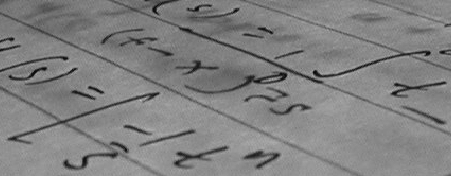
//> input picture Bilder/Corner.jpg, 451 x 176 px, given in place of , which was not available
$ ./main   (built with g++ and OpenCV 4)
//> lines starting //> are read from the running program, lines starting //| are printed output that depends on the picture; pictures that were not available may be replaced by others from this repository, and a replacement may not be noted
### openCV-Praktika1-2/main.h
#ifndef MAIN_H
#define MAIN_H

#include "opencv2/imgproc/imgproc.hpp"
#include "opencv2/highgui/highgui.hpp"
#include "opencv2/calib3d/calib3d.hpp"

#include <stdio.h>
#include <iostream>

#define PI 3.14159265

using namespace cv;

//Images
static Mat SOURCE_IMAGE;
static Mat CAMERA_IMAGE(512, 512, CV_8UC4);
static Mat AFFINE_IMAGE(512, 512, CV_8SC4);
//Corner points
static vector<Point2f> SOURCE_POINTS_ORIG;
static vector<Point2f> SOURCE_POINTS_SHIFT;
static vector<Point2f> CAMERA_IMAGE_POINTS;
//Other
static const int ALPHA = 100;
static int U0, V0;
static Mat INTRINSIC_CAM_PAR_MAT = Mat_<double>(3, 3);


//Method that fill all variables
void fillVariables(Mat& rotMat);

//Method that calculate both transformations
static void onTrackbarCam(int, void* userdata);
//Method that calculate the affine transformation
static void onTrackbarAff(int, void* userdata);
//Method that calculate the new rotation matrix
static void onTrackbarRotMat(int, void* userdata);

//Method that calculate the image inside the camera
void calcCameraImage(int, void* userdata);
//Method that calculate the camera position
void calcCameraPosition(int, void* userdata);
//Method that calculate the affine transformation
void calcAffineTransformation(int, void* userdata);

//Main method
int main( int argc, const char** argv );

#endif // MAIN_H

### openCV-Praktika1-2/main.cpp
#include <main.h>

int main( int argc, const char** argv ) {
    /*------------- initialization ------------*/
    String sourceName;
    Vec3i spherCoord (0, 0, 0);
    Point3d camPos;
    Vec3i affineTrans (0, 0, 1);
    Mat rotMat = Mat_<double>(3, 3);
    const char* keyMap;
    /*-----------------------------------------*/

    Vec<void*, 4> data (&spherCoord, &camPos, &rotMat, &affineTrans);

    //Standard image that will be used if dont exist arguments
    keyMap = "{1       |   |../Bilder/prep-for-grilling.jpg }";

    //Reading the Callingarguments
    CommandLineParser parser(argc, argv, keyMap);
    sourceName = parser.get<String>("1");

    //Creating the images and testing if it is empty or not
    SOURCE_IMAGE = imread(sourceName);
//> SOURCE_IMAGE is the input picture: 176 rows x 451 cols, CV_8UC3; min 10, max 197, mean 129.3
    if(SOURCE_IMAGE.empty()) {
        printf("Cannot read the image %s\n", sourceName.c_str());
        return -1;
    }

    fillVariables(rotMat);

    //Creating the original image window
    namedWindow("Original Image", 0);
    imshow("Original Image", SOURCE_IMAGE);
    //Creating the affine transformation window
    namedWindow("Affine Transformation");
    //Creating the camera window
    namedWindow("Camera Image");

    //Adding the trackbars for the spherical coordinates
    createTrackbar("radius", "Camera Image", &(spherCoord.val[0]), ALPHA * 15, onTrackbarCam, &data);
//> slider 'radius' is set to 100
    createTrackbar("theta ", "Camera Image", &(spherCoord.val[1]), 90, onTrackbarRotMat, &data);
//> slider 'theta ' is set to 30
    createTrackbar("rho   ", "Camera Image", &(spherCoord.val[2]), 360, onTrackbarRotMat, &data);
//> slider 'rho   ' is set to 100
    //Adding the trackbars for the affine transformation
    createTrackbar("alpha", "Affine Transformation", &(affineTrans.val[0]), 360, onTrackbarAff, &data);
//> slider 'alpha' is set to 100
    createTrackbar("beta ", "Affine Transformation", &(affineTrans.val[1]), 360, onTrackbarAff, &data);
//> slider 'beta ' is set to 100
    createTrackbar("lamda", "Affine Transformation", &(affineTrans.val[2]), 15, onTrackbarAff, &data);

    waitKey();
//> in calcCameraImage, `warpPerspective(SOURCE_IMAGE, sourceWarped, homography, Size(512, 512));`:
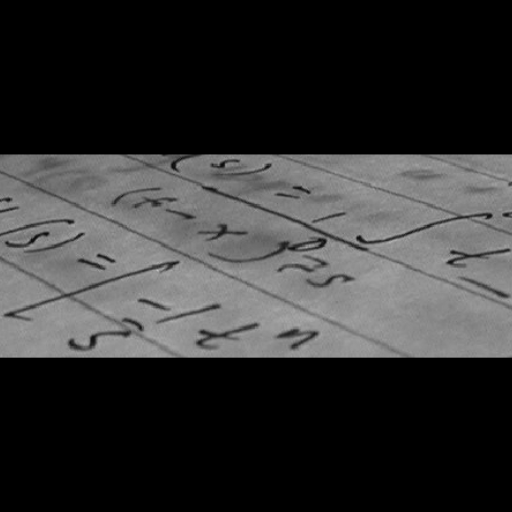
//> sourceWarped: 512 rows x 512 cols, CV_8UC3; min 0, max 194, mean 51.3
//> in calcAffineTransformation, `warpPerspective(SOURCE_IMAGE, sourceWarped, homography, Size(512, 512));`:
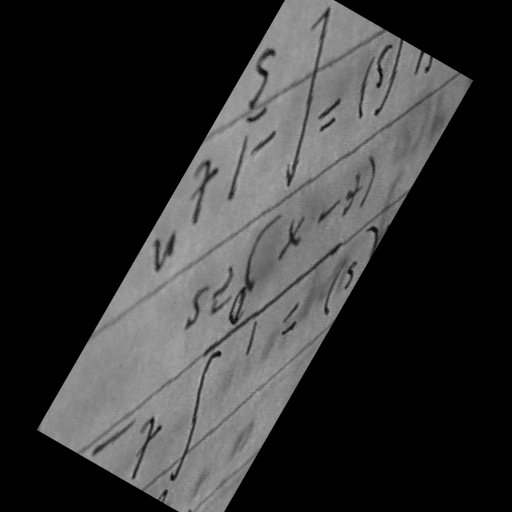
//> sourceWarped: 512 rows x 512 cols, CV_8UC3; min 0, max 182, mean 51.7
//> in calcCameraImage (call 2), `warpPerspective(SOURCE_IMAGE, sourceWarped, homography, Size(512, 512));`:
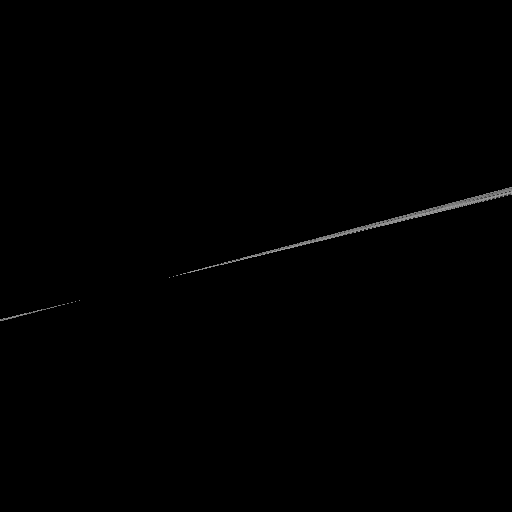
//> sourceWarped: 512 rows x 512 cols, CV_8UC3; min 0, max 164, mean 0.7
    return 0;
}


static void onTrackbarCam(int, void* userdate) {
    calcCameraPosition(0, userdate);
    calcCameraImage(0, userdate);
    calcAffineTransformation(0, userdate);

    imshow("Camera Image", CAMERA_IMAGE);
    imshow("Affine Transformation", AFFINE_IMAGE);
}
static void onTrackbarAff(int, void* userdata) {
    calcAffineTransformation(0, userdata);
    imshow("Affine Transformation", AFFINE_IMAGE);
}
static void onTrackbarRotMat(int, void* userdata) {
    /*------------- initialization ------------*/
    Vec<void*, 3>* data;
    Vec3i* spherCoord;
    Mat* rotMat;
    Mat rotMatX = Mat_<double>(3, 3);
    Mat rotMatY = Mat_<double>(3, 3);
    Mat rotMatZ = Mat_<double>(3, 3);
    /*-----------------------------------------*/

    //Cast of the userdata
    data = static_cast<Vec<void*, 3>*>(userdata);
    spherCoord = static_cast<Vec3i*>(data->val[0]);
    rotMat = static_cast<Mat*>(data->val[2]);

    //Filling the rotation matrix
    //Rotationmatrix for the rotation on the x axis - using rho
    rotMatX = (Mat_<double>(3, 3) <<
              1,    0,                                   0,
              0,    cos(spherCoord->val[1] * PI / 180), -sin(spherCoord->val[1] * PI / 180),
              0,    sin(spherCoord->val[1] * PI / 180),  cos(spherCoord->val[1] * PI / 180));
    //Rotationmatrix for the rotation on the y axis - using rho
    rotMatY = (Mat_<double>(3, 3) <<
              cos(spherCoord->val[1] * PI / 180),   0,  sin(spherCoord->val[1] * PI / 180),
              0,                                    1,  0,
              -sin(spherCoord->val[1] * PI / 180),  0,  cos(spherCoord->val[1] * PI / 180));
    //Rotationmatrix for the rotation on the Z axis - using theta
    rotMatZ = (Mat_<double>(3, 3) <<
              cos(spherCoord->val[2] * PI / 180),    -sin(spherCoord->val[2] * PI / 180),   0,
              sin(spherCoord->val[2] * PI / 180),     cos(spherCoord->val[2] * PI / 180),   0,
              0,                                      0,                                    1);

    *rotMat = rotMatZ * (((cos(spherCoord->val[2] * PI / 180) * rotMatX)) + (1 - (cos(spherCoord->val[2] * PI / 180)) * rotMatY));
//    *rotMat = rotMatZ * rotMatY;

    //Calling the camera position method
    onTrackbarCam(0, userdata);
}


void calcCameraPosition(int, void* userdata) {
    /*------------- initialization ------------*/
    Vec<void*, 4>* data;
    Vec3i* spherCoord;
    Point3d* camPos;
    double lengthOnXY;
    /*-----------------------------------------*/

    //Cast of the userdata
    data = static_cast<Vec<void*, 4>*>(userdata);
    spherCoord = static_cast<Vec3i*>(data->val[0]);
    camPos = static_cast<Point3d*>(data->val[1]);

    //Calculate the lengt of the vector on the x-y-plane
    lengthOnXY = spherCoord->val[0] * sin(spherCoord->val[1] * PI / 180);
    //Calculate the coordinates on the x and y axis with the vector
    camPos->x = lengthOnXY * cos(spherCoord->val[2] * PI / 180);
    camPos->y = lengthOnXY * sin(spherCoord->val[2] * PI / 180);
    //Calculate the coordinate on the z axis with theta
    camPos->z = spherCoord->val[0] * cos(spherCoord->val[1] * PI / 180);
}
void calcCameraImage(int, void* userdata) {
    /*------------- initialization ------------*/
    Vec<void*, 4>* data;
    Point3d* camPos;
    Mat* rotMat;
    Mat extrinsicCamMat = Mat_<double>(3, 4);
    Mat point3D = Mat_<double>(4, 1);
    Point2f actualPoint;
    Mat tempPoint = Mat_<double>(3, 1);
    vector<Point2f> destinationPoints;
    Point2f outputCenter, centerOffset;
    Mat homography, sourceWarped;
    /*-----------------------------------------*/

    calcCameraPosition(0, userdata);

    //Cast of the userdata
    data = static_cast<Vec<void*, 4>*>(userdata);
    camPos = static_cast<Point3d*>(data->val[1]);
    rotMat = static_cast<Mat*>(data->val[2]);

    //Fill the extrinsic camera parameter matrix
    for(int cY = 0; cY < 3; cY++) {
        for(int cX = 0; cX < 3; cX++)
            extrinsicCamMat.at<double>(cY, cX) = rotMat->at<double>(cY, cX);
    }
    extrinsicCamMat.at<double>(0, 3) = camPos->x;
    extrinsicCamMat.at<double>(1, 3) = camPos->y;
    extrinsicCamMat.at<double>(2, 3) = camPos->z;

    //Fill the point vector from the image
    point3D.at<double>(0, 2) = 0;
    point3D.at<double>(0, 3) = 1;

    for(unsigned int c = 0; c < SOURCE_POINTS_SHIFT.size(); c++) {
        actualPoint = SOURCE_POINTS_SHIFT.at(c);
        point3D.at<double>(0, 0) = actualPoint.x;
        point3D.at<double>(0, 1) = actualPoint.y;

        tempPoint = INTRINSIC_CAM_PAR_MAT * (extrinsicCamMat * point3D);

        actualPoint.x = tempPoint.at<double>(0, 0) / tempPoint.at<double>(0, 2);
        actualPoint.y = tempPoint.at<double>(0, 1) / tempPoint.at<double>(0, 2);

        if(c < SOURCE_POINTS_SHIFT.size() - 1) destinationPoints.push_back(actualPoint);
    }

    //Centering of the image
    outputCenter = actualPoint;
    centerOffset = outputCenter - Point2f(255, 255);
    for(unsigned int c = 0; c < SOURCE_POINTS_SHIFT.size() - 1; c++)
        destinationPoints.at(c) -= centerOffset;
    outputCenter -= centerOffset;

    //Create homography
    homography = findHomography(SOURCE_POINTS_ORIG, destinationPoints, 0);

    //Transform the source image
    warpPerspective(SOURCE_IMAGE, sourceWarped, homography, Size(512, 512));

    //Save the data
    destinationPoints.push_back(outputCenter);
    CAMERA_IMAGE_POINTS = destinationPoints;
    CAMERA_IMAGE = sourceWarped;
}
void calcAffineTransformation(int, void* userdata) {
    /*------------- initialization ------------*/
    Vec<void*, 4>* data;
    Vec3i* affineTrans;
    Mat scalingMat, rotMatAlpha, rotMatBeta, transformMat;
    Mat augmentedMat = Mat_<double>(2, 2);
    Mat point2D = Mat_<double>(3, 1);
    Point2f actualPoint;
    Mat tempPoint = Mat_<double>(3, 1);
    vector<Point2f> destinationPoints;
    Point2f outputCenter, centerOffset;
    Mat homography, sourceWarped;
    /*-----------------------------------------*/

    //Cast of the userdata
    data = static_cast<Vec<void*, 4>*>(userdata);
    affineTrans = static_cast<Vec3i*>(data->val[3]);

    //Filling the needed matriz
    scalingMat = (Mat_<double>(2, 2) <<
                            affineTrans->val[2], 0,
                            0,                   1);
    rotMatAlpha = (Mat_<double>(2, 2) <<
                            cos(affineTrans->val[0] * PI / 180), -sin(affineTrans->val[0] * PI / 180),
                            sin(affineTrans->val[0] * PI / 180), cos(affineTrans->val[0] * PI / 180));
    rotMatBeta = (Mat_<double>(2, 2) <<
                            cos(affineTrans->val[1] * PI / 180), -sin(affineTrans->val[1] * PI / 180),
                            sin(affineTrans->val[1] * PI / 180), cos(affineTrans->val[1] * PI / 180));

    //Calculation for the augmented matrix
    augmentedMat = rotMatAlpha * (-rotMatBeta * (scalingMat * rotMatBeta));

    //Fill the transormation matrix
    transformMat = (Mat_<double>(3, 3) <<
                            augmentedMat.at<double>(0, 0), augmentedMat.at<double>(0, 1), U0,
                            augmentedMat.at<double>(1, 0), augmentedMat.at<double>(1, 1), V0,
                            0                            , 0                            , 1);

    //Fill the point vector from the image
    point2D.at<double>(0, 2) = 1;

    for(unsigned int c = 0; c < CAMERA_IMAGE_POINTS.size(); c++) {
        actualPoint = CAMERA_IMAGE_POINTS.at(c);
        point2D.at<double>(0, 0) = actualPoint.x;
        point2D.at<double>(0, 1) = actualPoint.y;

        tempPoint = transformMat * point2D;

        actualPoint.x = tempPoint.at<double>(0, 0) / tempPoint.at<double>(0, 2);
        actualPoint.y = tempPoint.at<double>(0, 1) / tempPoint.at<double>(0, 2);

        if(c < CAMERA_IMAGE_POINTS.size() - 1)  destinationPoints.push_back(actualPoint);
    }

    //Centering of the image
    outputCenter = actualPoint;
    centerOffset = outputCenter - Point2f(255, 255);
    for(unsigned int c = 0; c < CAMERA_IMAGE_POINTS.size() - 1; c++)
        destinationPoints.at(c) -= centerOffset;

    //Create homography
    homography = findHomography(SOURCE_POINTS_ORIG, destinationPoints, 0);

    //Transform the source image
    warpPerspective(SOURCE_IMAGE, sourceWarped, homography, Size(512, 512));

    //Save the data
    AFFINE_IMAGE = sourceWarped;
}


void fillVariables(Mat& rotMat) {
    /*------------- initialization ------------*/
    int xPos, xNeg, yPos, yNeg;
    Mat rotMatX = Mat_<double>(3, 3);
    Mat rotMatY = Mat_<double>(3, 3);
    /*-----------------------------------------*/

    //Calculate the center of the image
    U0 = SOURCE_IMAGE.cols / 2;
    V0 = SOURCE_IMAGE.rows / 2;

    //Fill the instrinsic camera parameter matrix
    INTRINSIC_CAM_PAR_MAT = (Mat_<double>(3, 3) <<
                             ALPHA, 0,      U0,
                             0,     ALPHA,  V0,
                             0,     0,      1);

    //Add the corners of the source image
    SOURCE_POINTS_ORIG.push_back(Point2f(0,                     0));                         //Upper left corner
    SOURCE_POINTS_ORIG.push_back(Point2f(SOURCE_IMAGE.cols - 1, 0));                         //Upper right corner
    SOURCE_POINTS_ORIG.push_back(Point2f(0,                     SOURCE_IMAGE.rows - 1));     //Down left corner
    SOURCE_POINTS_ORIG.push_back(Point2f(SOURCE_IMAGE.cols - 1, SOURCE_IMAGE.rows - 1));     //Down right corner

    //Calculating the new coordinates for the center of the image
    xNeg = 0 - U0;
    xPos = SOURCE_IMAGE.cols - U0 - 1;
    if(SOURCE_IMAGE.rows % 2 == 1) {    yNeg = 0 - U0;      yPos = SOURCE_IMAGE.rows - V0 - 1;  }
    else {                              yNeg = 0 - V0 + 1;  yPos = SOURCE_IMAGE.rows - V0;      }

    //Add the corners of the shifted image on the plan in the 3d room
    SOURCE_POINTS_SHIFT.push_back(Point2f(xNeg, yNeg));      //Down left corner
    SOURCE_POINTS_SHIFT.push_back(Point2f(xPos, yNeg));      //Down right corner
    SOURCE_POINTS_SHIFT.push_back(Point2f(xNeg, yPos));      //Upper left corner
    SOURCE_POINTS_SHIFT.push_back(Point2f(xPos, yPos));      //Upper right corner
    SOURCE_POINTS_SHIFT.push_back(Point2f(0, 0));            //Upper right corner

    //Filling the rotation matrix
    rotMatX = (Mat_<double>(3, 3) <<
              1,    0,           0,
              0,    cos(0),     -sin(0),
              0,    sin(0),      cos(0));
    rotMatY = (Mat_<double>(3, 3) <<
              cos(0),   0,  sin(0),
              0,        1,  0,
              -sin(0),  0,  cos(0));

    rotMat = rotMatX * rotMatY;
}
